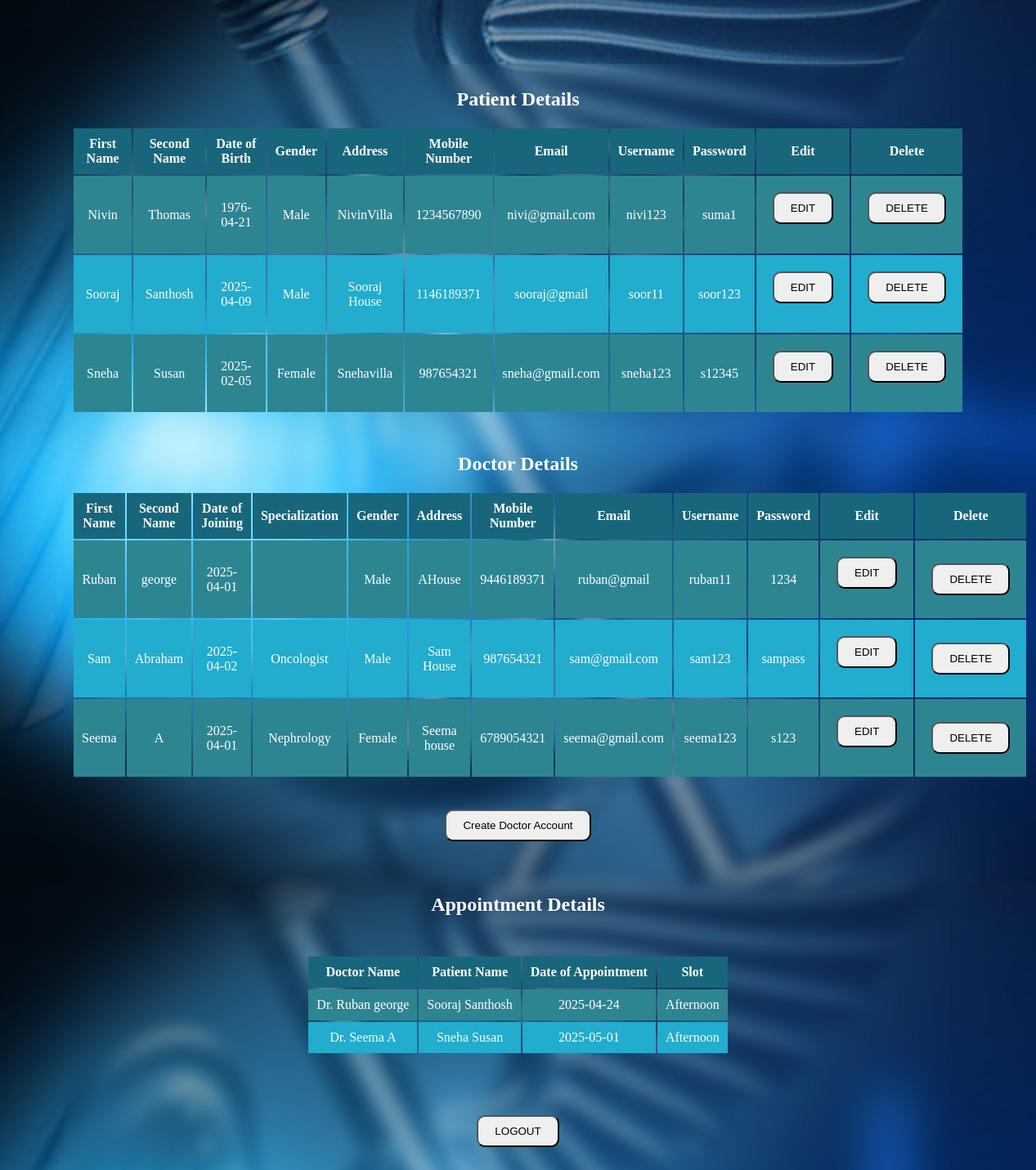
Page /admin_profile.php (signed in) on the committed database.
### tables this page shows
CREATE TABLE `patient_details` (
  `patid` int(5) NOT NULL,
  `patfname` varchar(20) NOT NULL,
  `patsname` varchar(20) NOT NULL,
  `patdob` date NOT NULL,
  `gender` varchar(10) NOT NULL,
  `patemail` varchar(30) NOT NULL,
  `patmob` int(10) NOT NULL,
  `pataddress` varchar(40) NOT NULL,
  `username` varchar(25) NOT NULL,
  `password` varchar(25) NOT NULL
);

CREATE TABLE `doctor_details` (
  `docid` int(5) NOT NULL,
  `docfname` varchar(20) NOT NULL,
  `docsname` varchar(20) NOT NULL,
  `docemail` varchar(30) NOT NULL,
  `gender` varchar(10) NOT NULL,
  `docmob` bigint(10) NOT NULL,
  `docaddress` varchar(20) NOT NULL,
  `docdoj` date NOT NULL,
  `username` varchar(20) NOT NULL,
  `password` varchar(20) NOT NULL,
  `special` varchar(20) NOT NULL
);

CREATE TABLE `appointment_details` (
  `apid` int(5) NOT NULL,
  `docid` int(5) NOT NULL,
  `patid` int(5) NOT NULL,
  `apdate` date NOT NULL,
  `slot` varchar(15) NOT NULL
);

### admin_profile.php (the view, shortened to what this page needs)
</html>
<head><title>Hospital Booking</title>
<link rel='stylesheet' type='text/css' href='style.css'>
</head>
<body>
   <div class="subbody">
<?php
$con=new mysqli("localhost","root","","hospital_booking");
$sqlp="select * from patient_details";
$result=$con -> query($sqlp);
echo "<div class='head'>Patient Details</div>";
if($result -> num_rows < 1)
{
   echo "No Data Available";
}
else{
   echo "<table>" ;
   echo "<tr><th>First Name</th><th>Second Name</th><th>Date of Birth</th><th>Gender</th><th>Address<th>Mobile Number</th><th>Email </th> <th>Username </th><th>Password </th><th>Edit</th><th>Delete</th></tr>";
   while($row=$result -> fetch_assoc()){
echo "<tr><td>". $row['patfname'] . "</td>";
echo "<td>". $row['patsname'] . "</td>";
echo "<td>". $row['patdob'] . "</td>";
echo "<td>". $row['gender'] . "</td>";
echo "<td>". $row['pataddress'] . "</td>";
echo "<td>". $row['patmob'] . "</td>";
echo "<td>". $row['patemail'] . "</td>";
echo "<td>". $row['username'] . "</td>";
echo "<td>". $row['password'] . "</td>";
echo "<td ><form method='post'><input type='hidden' name='patid' value='". $row['patid'] ."'><input type='submit' name='patedit' value='EDIT'></form></td>";
echo "<td><form method='post'><input type='hidden' name='patid' value='". $row['patid'] ."'><input type='submit' name='patdelete' value='DELETE'></form></td></tr>";
}
  echo "</table><br>";
  }
  $sqld="select * from doctor_details";
  $result=$con -> query($sqld);
  echo "<div class='head'>Doctor Details</div>";
  if($result -> num_rows < 1)
  {
     echo "No Data Available";
  }
  else{
     echo "<table>" ;
     echo "<tr><th>First Name</th><th>Second Name</th><th>Date of Joining </th><th>Specialization</th><th>Gender</th><th>Address<th>Mobile Number</th><th>Email </th> <th>Username </th><th>Password </th> <th>Edit</th><th>Delete</th></tr>";
     while($row=$result -> fetch_assoc()){
  echo "<tr ><td>". $row['docfname'] . "</td>";
  echo "<td>". $row['docsname'] . "</td>";
  echo "<td>". $row['docdoj'] . "</td>";
  echo "<td>". $row['special'] . "</td>";
  echo "<td>". $row['gender'] . "</td>";
  echo "<td>". $row['docaddress'] . "</td>";
  echo "<td>". $row['docmob'] . "</td>";
  echo "<td>". $row['docemail'] . "</td>";
  echo "<td>". $row['username'] . "</td>";
  echo "<td>". $row['password'] . "</td>";
  echo "<td ><form method='post'><input type='hidden' name='docid' value='". $row['docid'] ."'><input type='submit' name='docedit' value='EDIT'></td>";
  echo "<td><form method='post'><input type='hidden' name='docid' value='". $row['docid'] ."'><input type='submit' name='docdelete' value='DELETE'></form></td></tr>";
  }
    echo "</table><br>";
    }
    echo "<form method='post'><input type='submit' name='create' value='Create Doctor Account'></form><br>";
    echo "<div class='head'>Appointment Details</div><br>";
    $sqla="SELECT p.patfname,p.patsname,d.docfname,d.docsname, a.apdate, a.slot FROM appointment_details AS a JOIN patient_details AS p ON a.patid = p.patid JOIN doctor_details AS d ON a.docid = d.docid";
    $result=$con->query($sqla);
    if($result -> num_rows < 1)
    echo "No Appointments Available<br><br>";
    else
    {
       echo "<table>" ;
       echo "<tr><th>Doctor Name</th><th>Patient Name</th><th>Date of Appointment</th><th>Slot</th></tr>";
       while($row=$result -> fetch_assoc()){
    $dname=$row['docfname'] . " ". $row['docsname'];
    $pname=$row['patfname'] . " ". $row['patsname'];
    $date=$row['apdate'];
    $slot=$row['slot'];
    echo "<tr><td>Dr. ". $dname . "</td>";
    echo "<td>". $pname . "</td>";
    echo "<td>". $date . "</td>";
    echo "<td>". $slot . "</td></tr>";
    }
      echo "</table><br><br>";
    }
    echo "<br><form method='post'><input type='submit' name='logout' value='LOGOUT'></form><br>";
?>
</div>
</body>
</html>

### style.css (style rules this page uses)
input { padding: 10px 20px 10px 20px; margin: 10px 10px 10px 10px; border-radius: 10px; }
.head { color: white; font-size:x-large; font-weight: bold; margin: 20px 0px 20px 0px; }
table { text-align: center; margin: 10px 10px 10px 10px; margin-left: auto; margin-right: auto; }
th { background-color: #18667c; color: white; padding: 10px 10px 10px 10px; }
td { padding: 10px 10px 10px 10px; }
tr:nth-child(odd) { background-color: #22acce; color: white; }
tr:nth-child(even) { background-color: #2e8592; color: white; }
.subbody { padding: 10px 10px 10px 10px; margin: 50px 50px 50px 50px; text-align: center; backdrop-filter: blur(10px); }
body { padding: 20px 20px 20px 20px; text-align: center; background-image: url('hsptl.jpg'); }

### rows in the picture
patient_details: patfname "Nivin", patsname "Thomas", patdob "1976-04-21", gender "Male", pataddress "NivinVilla", patmob "1234567890", patemail "nivi@gmail.com", username "nivi123", password "suma1"
patient_details: patfname "Sooraj", patsname "Santhosh", patdob "2025-04-09", gender "Male", pataddress "Sooraj House", patmob "1146189371", patemail "sooraj@gmail", username "soor11", password "soor123"
patient_details: patfname "Sneha", patsname "Susan", patdob "2025-02-05", gender "Female", pataddress "Snehavilla", patmob "987654321", patemail "sneha@gmail.com", username "sneha123", password "s12345"
doctor_details: docfname "Ruban", docsname "george", docdoj "2025-04-01", gender "Male", docaddress "AHouse", docmob "9446189371", docemail "ruban@gmail", username "ruban11", password "1234"
doctor_details: docfname "Sam", docsname "Abraham", docdoj "2025-04-02", special "Oncologist", gender "Male", docaddress "Sam House", docmob "987654321", docemail "sam@gmail.com", username "sam123", password "sampass"
doctor_details: docfname "Seema", docsname "A", docdoj "2025-04-01", special "Nephrology", gender "Female", docaddress "Seema house", docmob "6789054321", docemail "seema@gmail.com", username "seema123", password "s123"
appointment_details: docid.docsname "Ruban george", patid.patsname "Sooraj Santhosh", apdate "2025-04-24", slot "Afternoon"
appointment_details: docid.docsname "Seema A", patid.patsname "Sneha Susan", apdate "2025-05-01", slot "Afternoon"
